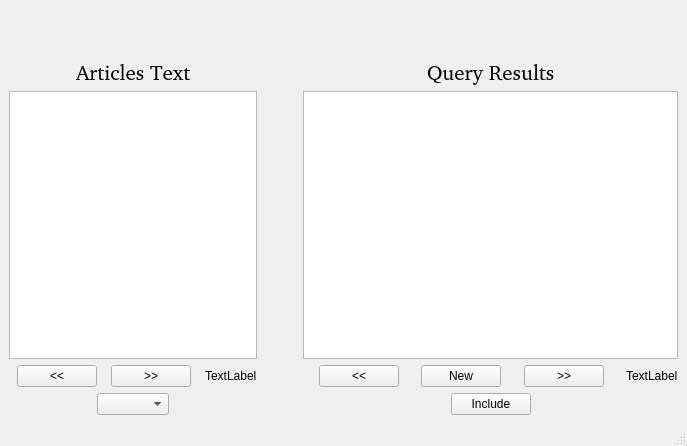
<?xml version="1.0" encoding="UTF-8"?>
<ui version="4.0">
 <class>MainWindow</class>
 <widget class="QMainWindow" name="MainWindow">
  <property name="geometry">
   <rect>
    <x>0</x>
    <y>0</y>
    <width>687</width>
    <height>446</height>
   </rect>
  </property>
  <property name="windowTitle">
   <string>MainWindow</string>
  </property>
  <widget class="QWidget" name="centralwidget">
   <property name="sizePolicy">
    <sizepolicy hsizetype="Preferred" vsizetype="Preferred">
     <horstretch>0</horstretch>
     <verstretch>0</verstretch>
    </sizepolicy>
   </property>
   <layout class="QGridLayout" name="gridLayout_3">
    <item row="0" column="0">
     <layout class="QGridLayout" name="gridLayout">
      <property name="sizeConstraint">
       <enum>QLayout::SetMaximumSize</enum>
      </property>
      <item row="0" column="0">
       <layout class="QGridLayout" name="gridLayout_2">
        <property name="sizeConstraint">
         <enum>QLayout::SetMaximumSize</enum>
        </property>
        <item row="0" column="2">
         <spacer name="horizontalSpacer_5">
          <property name="orientation">
           <enum>Qt::Horizontal</enum>
          </property>
          <property name="sizeHint" stdset="0">
           <size>
            <width>40</width>
            <height>20</height>
           </size>
          </property>
         </spacer>
        </item>
        <item row="0" column="0">
         <spacer name="horizontalSpacer_4">
          <property name="orientation">
           <enum>Qt::Horizontal</enum>
          </property>
          <property name="sizeHint" stdset="0">
           <size>
            <width>40</width>
            <height>20</height>
           </size>
          </property>
         </spacer>
        </item>
        <item row="0" column="1">
         <widget class="QLabel" name="label">
          <property name="font">
           <font>
            <family>Noto Sans [unknown]</family>
            <pointsize>28</pointsize>
           </font>
          </property>
          <property name="text">
           <string/>
          </property>
         </widget>
        </item>
       </layout>
      </item>
      <item row="1" column="0">
       <layout class="QHBoxLayout" name="horizontalLayout_3">
        <property name="sizeConstraint">
         <enum>QLayout::SetMaximumSize</enum>
        </property>
        <item>
         <layout class="QVBoxLayout" name="verticalLayout">
          <item>
           <layout class="QHBoxLayout" name="horizontalLayout_6">
            <item>
             <spacer name="horizontalSpacer_15">
              <property name="orientation">
               <enum>Qt::Horizontal</enum>
              </property>
              <property name="sizeHint" stdset="0">
               <size>
                <width>40</width>
                <height>20</height>
               </size>
              </property>
             </spacer>
            </item>
            <item>
             <widget class="QLabel" name="label_4">
              <property name="font">
               <font>
                <family>Noto Sans [unknown]</family>
                <pointsize>16</pointsize>
               </font>
              </property>
              <property name="text">
               <string>Articles Text</string>
              </property>
             </widget>
            </item>
            <item>
             <spacer name="horizontalSpacer_16">
              <property name="orientation">
               <enum>Qt::Horizontal</enum>
              </property>
              <property name="sizeHint" stdset="0">
               <size>
                <width>40</width>
                <height>20</height>
               </size>
              </property>
             </spacer>
            </item>
           </layout>
          </item>
          <item>
           <widget class="QTextEdit" name="textEdit"/>
          </item>
          <item>
           <layout class="QHBoxLayout" name="horizontalLayout_5">
            <item>
             <spacer name="horizontalSpacer_14">
              <property name="orientation">
               <enum>Qt::Horizontal</enum>
              </property>
              <property name="sizeHint" stdset="0">
               <size>
                <width>40</width>
                <height>20</height>
               </size>
              </property>
             </spacer>
            </item>
            <item>
             <widget class="QPushButton" name="pushButton_5">
              <property name="text">
               <string>&lt;&lt;</string>
              </property>
             </widget>
            </item>
            <item>
             <spacer name="horizontalSpacer_12">
              <property name="orientation">
               <enum>Qt::Horizontal</enum>
              </property>
              <property name="sizeHint" stdset="0">
               <size>
                <width>40</width>
                <height>20</height>
               </size>
              </property>
             </spacer>
            </item>
            <item>
             <widget class="QPushButton" name="pushButton_6">
              <property name="text">
               <string>&gt;&gt;</string>
              </property>
             </widget>
            </item>
            <item>
             <spacer name="horizontalSpacer_13">
              <property name="orientation">
               <enum>Qt::Horizontal</enum>
              </property>
              <property name="sizeHint" stdset="0">
               <size>
                <width>40</width>
                <height>20</height>
               </size>
              </property>
             </spacer>
            </item>
            <item>
             <widget class="QLabel" name="label_3">
              <property name="text">
               <string>TextLabel</string>
              </property>
             </widget>
            </item>
           </layout>
          </item>
          <item>
           <layout class="QHBoxLayout" name="horizontalLayout">
            <item>
             <spacer name="horizontalSpacer_11">
              <property name="orientation">
               <enum>Qt::Horizontal</enum>
              </property>
              <property name="sizeHint" stdset="0">
               <size>
                <width>40</width>
                <height>20</height>
               </size>
              </property>
             </spacer>
            </item>
            <item>
             <widget class="QComboBox" name="comboBox"/>
            </item>
            <item>
             <spacer name="horizontalSpacer_2">
              <property name="orientation">
               <enum>Qt::Horizontal</enum>
              </property>
              <property name="sizeHint" stdset="0">
               <size>
                <width>40</width>
                <height>20</height>
               </size>
              </property>
             </spacer>
            </item>
           </layout>
          </item>
         </layout>
        </item>
        <item>
         <spacer name="horizontalSpacer_3">
          <property name="orientation">
           <enum>Qt::Horizontal</enum>
          </property>
          <property name="sizeType">
           <enum>QSizePolicy::Minimum</enum>
          </property>
          <property name="sizeHint" stdset="0">
           <size>
            <width>40</width>
            <height>20</height>
           </size>
          </property>
         </spacer>
        </item>
        <item>
         <layout class="QVBoxLayout" name="verticalLayout_2">
          <item>
           <layout class="QHBoxLayout" name="horizontalLayout_7">
            <item>
             <spacer name="horizontalSpacer_17">
              <property name="orientation">
               <enum>Qt::Horizontal</enum>
              </property>
              <property name="sizeHint" stdset="0">
               <size>
                <width>40</width>
                <height>20</height>
               </size>
              </property>
             </spacer>
            </item>
            <item>
             <widget class="QLabel" name="label_5">
              <property name="font">
               <font>
                <family>Noto Sans [unknown]</family>
                <pointsize>16</pointsize>
               </font>
              </property>
              <property name="text">
               <string>Query Results</string>
              </property>
             </widget>
            </item>
            <item>
             <spacer name="horizontalSpacer_18">
              <property name="orientation">
               <enum>Qt::Horizontal</enum>
              </property>
              <property name="sizeHint" stdset="0">
               <size>
                <width>40</width>
                <height>20</height>
               </size>
              </property>
             </spacer>
            </item>
           </layout>
          </item>
          <item>
           <widget class="QTextEdit" name="textEdit_2"/>
          </item>
          <item>
           <layout class="QHBoxLayout" name="horizontalLayout_4">
            <item>
             <spacer name="horizontalSpacer_7">
              <property name="orientation">
               <enum>Qt::Horizontal</enum>
              </property>
              <property name="sizeHint" stdset="0">
               <size>
                <width>40</width>
                <height>20</height>
               </size>
              </property>
             </spacer>
            </item>
            <item>
             <widget class="QPushButton" name="pushButton_2">
              <property name="text">
               <string>&lt;&lt;</string>
              </property>
             </widget>
            </item>
            <item>
             <spacer name="horizontalSpacer_6">
              <property name="orientation">
               <enum>Qt::Horizontal</enum>
              </property>
              <property name="sizeHint" stdset="0">
               <size>
                <width>40</width>
                <height>20</height>
               </size>
              </property>
             </spacer>
            </item>
            <item>
             <widget class="QPushButton" name="pushButton_4">
              <property name="text">
               <string>New</string>
              </property>
             </widget>
            </item>
            <item>
             <spacer name="horizontalSpacer_9">
              <property name="orientation">
               <enum>Qt::Horizontal</enum>
              </property>
              <property name="sizeHint" stdset="0">
               <size>
                <width>40</width>
                <height>20</height>
               </size>
              </property>
             </spacer>
            </item>
            <item>
             <widget class="QPushButton" name="pushButton_3">
              <property name="text">
               <string>&gt;&gt;</string>
              </property>
             </widget>
            </item>
            <item>
             <spacer name="horizontalSpacer_8">
              <property name="orientation">
               <enum>Qt::Horizontal</enum>
              </property>
              <property name="sizeHint" stdset="0">
               <size>
                <width>40</width>
                <height>20</height>
               </size>
              </property>
             </spacer>
            </item>
            <item>
             <widget class="QLabel" name="label_2">
              <property name="text">
               <string>TextLabel</string>
              </property>
             </widget>
            </item>
           </layout>
          </item>
          <item>
           <layout class="QHBoxLayout" name="horizontalLayout_2">
            <item>
             <spacer name="horizontalSpacer_10">
              <property name="orientation">
               <enum>Qt::Horizontal</enum>
              </property>
              <property name="sizeHint" stdset="0">
               <size>
                <width>40</width>
                <height>20</height>
               </size>
              </property>
             </spacer>
            </item>
            <item>
             <widget class="QPushButton" name="pushButton">
              <property name="text">
               <string>Include</string>
              </property>
             </widget>
            </item>
            <item>
             <spacer name="horizontalSpacer">
              <property name="orientation">
               <enum>Qt::Horizontal</enum>
              </property>
              <property name="sizeHint" stdset="0">
               <size>
                <width>40</width>
                <height>20</height>
               </size>
              </property>
             </spacer>
            </item>
           </layout>
          </item>
         </layout>
        </item>
       </layout>
      </item>
     </layout>
    </item>
   </layout>
  </widget>
  <widget class="QMenuBar" name="menubar">
   <property name="geometry">
    <rect>
     <x>0</x>
     <y>0</y>
     <width>687</width>
     <height>27</height>
    </rect>
   </property>
  </widget>
  <widget class="QStatusBar" name="statusbar"/>
 </widget>
 <resources/>
 <connections/>
</ui>
